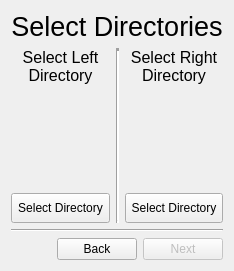
               <widget class="QWidget" name="page_1">
                <layout class="QGridLayout" name="gridLayout_4">
                 <item row="1" column="0">
                  <layout class="QVBoxLayout" name="p1Vert">
                   <item>
                    <layout class="QHBoxLayout" name="p1horz2">
                     <item>
                      <layout class="QVBoxLayout" name="verticalLayout_2">
                       <item>
                        <widget class="QLabel" name="selectLeftLabel">
                         <property name="maximumSize">
                          <size>
                           <width>284</width>
                           <height>40</height>
                          </size>
                         </property>
                         <property name="font">
                          <font>
                           <family>Segoe UI</family>
                           <pointsize>12</pointsize>
                          </font>
                         </property>
                         <property name="text">
                          <string>Select Left Directory</string>
                         </property>
                         <property name="alignment">
                          <set>Qt::AlignCenter</set>
                         </property>
                         <property name="wordWrap">
                          <bool>true</bool>
                         </property>
                        </widget>
                       </item>
                       <item>
                        <widget class="QLabel" name="leftDirImage">
                         <property name="minimumSize">
                          <size>
                           <width>96</width>
                           <height>96</height>
                          </size>
                         </property>
                         <property name="text">
                          <string/>
                         </property>
                         <property name="pixmap">
                          <pixmap resource="res.qrc">:/images/LeftFolder.png</pixmap>
                         </property>
                         <property name="alignment">
                          <set>Qt::AlignCenter</set>
                         </property>
                        </widget>
                       </item>
                       <item>
                        <widget class="QPushButton" name="selectLeft">
                         <property name="minimumSize">
                          <size>
                           <width>0</width>
                           <height>30</height>
                          </size>
                         </property>
                         <property name="text">
                          <string>Select Directory</string>
                         </property>
                        </widget>
                       </item>
                      </layout>
                     </item>
                     <item>
                      <widget class="Line" name="line">
                       <property name="lineWidth">
                        <number>3</number>
                       </property>
                       <property name="orientation">
                        <enum>Qt::Vertical</enum>
                       </property>
                      </widget>
                     </item>
                     <item>
                      <layout class="QVBoxLayout" name="p1vert2">
                       <item>
                        <widget class="QLabel" name="selectRightLabel">
                         <property name="maximumSize">
                          <size>
                           <width>284</width>
                           <height>40</height>
                          </size>
                         </property>
                         <property name="font">
                          <font>
                           <family>Segoe UI</family>
                           <pointsize>12</pointsize>
                          </font>
                         </property>
                         <property name="text">
                          <string>Select Right Directory</string>
                         </property>
                         <property name="alignment">
                          <set>Qt::AlignCenter</set>
                         </property>
                         <property name="wordWrap">
                          <bool>true</bool>
                         </property>
                        </widget>
                       </item>
                       <item>
                        <widget class="QLabel" name="rightDirImage">
                         <property name="minimumSize">
                          <size>
                           <width>96</width>
                           <height>96</height>
                          </size>
                         </property>
                         <property name="text">
                          <string/>
                         </property>
                         <property name="pixmap">
                          <pixmap resource="res.qrc">:/images/RightFolder.png</pixmap>
                         </property>
                         <property name="alignment">
                          <set>Qt::AlignCenter</set>
                         </property>
                        </widget>
                       </item>
                       <item>
                        <widget class="QPushButton" name="selectRight">
                         <property name="minimumSize">
                          <size>
                           <width>0</width>
                           <height>30</height>
                          </size>
                         </property>
                         <property name="text">
                          <string>Select Directory</string>
                         </property>
                        </widget>
                       </item>
                      </layout>
                     </item>
                    </layout>
                   </item>
                   <item>
                    <widget class="Line" name="line_2">
                     <property name="orientation">
                      <enum>Qt::Horizontal</enum>
                     </property>
                    </widget>
                   </item>
                   <item>
                    <layout class="QHBoxLayout" name="p1horz1">
                     <item>
                      <spacer name="horizontalSpacer">
                       <property name="orientation">
                        <enum>Qt::Horizontal</enum>
                       </property>
                       <property name="sizeHint" stdset="0">
                        <size>
                         <width>40</width>
                         <height>20</height>
                        </size>
                       </property>
                      </spacer>
                     </item>
                     <item>
                      <widget class="QPushButton" name="p1Back">
                       <property name="text">
                        <string>Back</string>
                       </property>
                      </widget>
                     </item>
                     <item>
                      <widget class="QPushButton" name="p1Next">
                       <property name="enabled">
                        <bool>false</bool>
                       </property>
                       <property name="text">
                        <string>Next</string>
                       </property>
                      </widget>
                     </item>
                    </layout>
                   </item>
                  </layout>
                 </item>
                 <item row="0" column="0">
                  <widget class="QLabel" name="p1Title">
                   <property name="font">
                    <font>
                     <family>Segoe UI</family>
                     <pointsize>20</pointsize>
                    </font>
                   </property>
                   <property name="text">
                    <string>Select Directories</string>
                   </property>
                   <property name="alignment">
                    <set>Qt::AlignCenter</set>
                   </property>
                  </widget>
                 </item>
                </layout>
               </widget>
